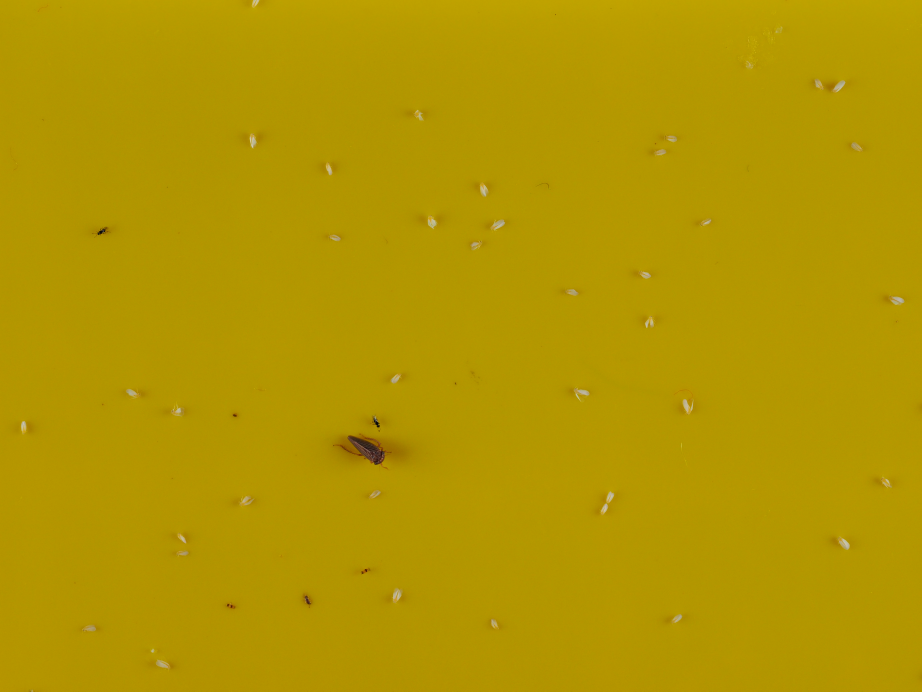
#> input picture my_sticky_trap.jpg, 4608 x 3456 px, found by its file name (shown at 1/5 size)
$ jupyter execute sticky_trap_image_analysis.ipynb
#> lines starting #> are read from the running program, lines starting #| are printed output that depends on the picture; after the words box and inside, x2 and y2 are one past the last pixel; in counts of white or black regions, pixels touching at a corner belong together
# Sticky Trap Image Analysis

Use the Pyton 3 kernel.

[cell 1]
import cv2
import numpy as np
import matplotlib.pyplot as plt
import os
import shutil

[cell 2]
def rescale(size, img):
    '''
    Places img at the center of a square mask with width and height equal to size.
    Images larger than the mask are shrunk.
    '''
    # create mask with specified size and type
    mask = np.zeros((size, size, 3), dtype=img.dtype)
    center = size//2

    # shrink image if it is larger than the mask
    h, w = img.shape[:2]
    scale = size/max(h,w)
    if scale < 1:
        new_w = int(w*scale)
        new_h = int(h*scale)
        img = cv2.resize(img, (new_w, new_h), interpolation = cv2.INTER_AREA)
        h, w = img.shape[:2]

    # insert img at the center of the mask
    ypos = center - h//2
    xpos = center - w//2
    mask[ypos:ypos+h, xpos:xpos+w, :] = img

    return mask

# [4 lines of commented-out code are left out]

[cell 3]
def rotate_and_crop(imagepath, outputpath, rects, rescale_size):
    '''
    imagepath: path to image file

    rects: a list of rectangular areas returned by bugcount; cv2.minAreaRect formats each rectangle as:
          (center(x, y), (width, height), angle of rotation)

    outputpath: specifies a directory in which rotated and cropped images are saved; each is named NNN.png

    Rescaled images of fixed size are stored in {outputpath}/rescaled/NNN.png

    Code inspired by https://jdhao.github.io/2019/02/23/crop_rotated_rectangle_opencv/
    '''

    img = cv2.imread(IMAGEPATH)

    i = 0
    for rect in rects:
        box = cv2.boxPoints(rect)
        box = np.int0(box)

        # get width and height of the detected rectangle
        width = int(rect[1][0])
        height = int(rect[1][1])
        pixels = width * height
        if pixels < MINPIXELS:
            continue
        i += 1
        src_pts = box.astype("float32")

        # coordinate of the points in box points after the rectangle has been straightened
        dst_pts = np.array([[0, height-1],
                            [0, 0],
                            [width-1, 0],
                            [width-1, height-1]], dtype="float32")

        # the perspective transformation matrix
        M = cv2.getPerspectiveTransform(src_pts, dst_pts)

        # directly warp the rotated rectangle to get the straightened rectangle
        warped = cv2.warpPerspective(img, M, (width, height))

        # Rotate so that the long axis is vertical
        height, width, _ = warped.shape
        if height < width:
            warped = cv2.rotate(warped, cv2.cv2.ROTATE_90_CLOCKWISE)

        cv2.imwrite(f'{outputpath}/{i:03d}a.png', warped)
        rescaled = rescale(rescale_size, warped)
        cv2.imwrite(f'{outputpath}/{i:03d}a_rescaled.png', rescaled)

        warped = cv2.rotate(warped, cv2.cv2.ROTATE_180)
        cv2.imwrite(f'{outputpath}/{i:03d}b.png', warped)
        rescaled = rescale(rescale_size, warped)
        cv2.imwrite(f'{outputpath}/{i:03d}b_rescaled.png', rescaled)

# rotate_and_crop(IMAGEPATH, OUTPUTPATH, rects, RESCALESIZE)

[cell 4]
def bugcount(imagepath, canny=75, minpixels=100):
    '''
    This code is based on bugcount.py from https://github.com/ytakefuji/counting-for-entomologists.
    '''
#> called with imagepath = '/home/aubrey/Desktop/my_sticky_trap.jpg', canny = 45, minpixels = 1000
    img = cv2.imread(imagepath)
#> img is the input picture: shape (3456, 4608, 3); mean B, G, R 0.4, 150.7, 179.2
    gray = cv2.cvtColor(img, cv2.COLOR_BGR2GRAY)
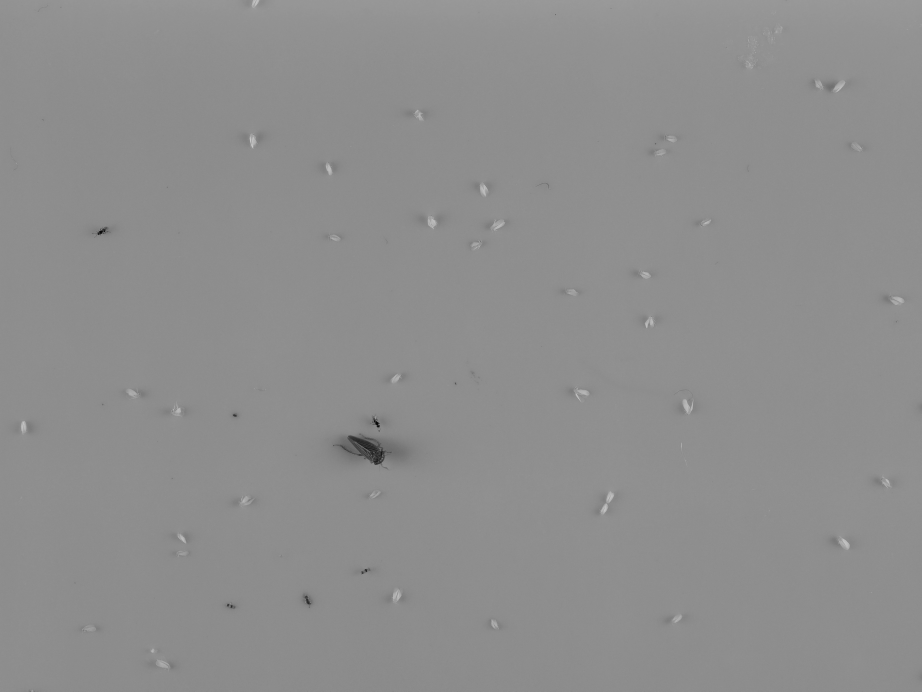
#> gray: shape (3456, 4608) (shown at 1/5 size); min 0, max 218, mean 142.1
    blurred = cv2.GaussianBlur(gray, (5,5), 0)
    blurred = cv2.GaussianBlur(blurred, (7,7), 0)
    coeff=int((blurred.max()-blurred.min())/100)
#> coeff = 1
    if coeff==1:
        coeff=1
    else:
        coeff=3
    outline = cv2.Canny(blurred, 0, int(canny)*coeff)
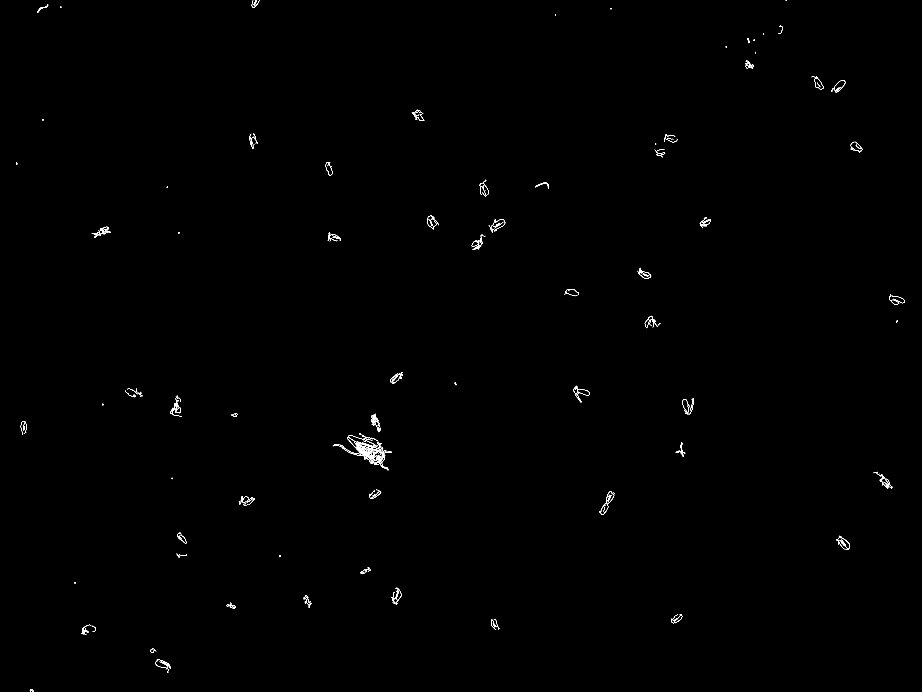
#> outline: shape (3456, 4608) (shown at 1/5 size); 0.12% white in thin lines or dots
    outline= cv2.GaussianBlur(outline, (3,3), 0)
    contours, _ = cv2.findContours(outline,cv2.RETR_EXTERNAL,cv2.CHAIN_APPROX_SIMPLE)
#> contours = 77 contours, 1 with area under 20; largest, box (x1, y1, x2, y2) and area: (1663, 2173, 1959, 2353) 17168, (2994, 2456, 3072, 2574) 3153, (2442, 1096, 2527, 1166) 2805, (3410, 1991, 3470, 2075) 2662, (4181, 2678, 4250, 2751) 2614

    # Calculate bounding boxes

    boxes = []
    rects = []
    i = 0
    for contour in contours:
        rect = cv2.minAreaRect(contour)
        pixels = rect[1][0] * rect[1][1]
        if pixels < minpixels:
            continue
        i += 1
        rects.append(rect)
        box = np.int0(cv2.boxPoints(rect))
        boxes.append(box)
#> this loop made 77 passes
#> (rect, pixels, box) on passes 2, 5, 6, 7, 8, 9: (((816.7, 3325.2), (42.71, 87.92), -56.31), 3755.2, [[841, 3367], [768, 3318], [791, 3282], [865, 3331]]), (((429.3, 3146.4), (58.46, 39.89), -71.08), 2332.1, [[438, 3180], [400, 3167], [419, 3112], [457, 3125]]), (((2471.6, 3122.3), (33.17, 62.89), -21.04), 2086.1, [[2467, 3157], [2444, 3098], [2475, 3087], [2498, 3145]]), (((3383, 3093), (64.12, 33.9), -32.47), 2173.6, [[3365, 3124], [3346, 3095], [3400, 3061], [3419, 3090]]), (((1155.5, 3030.8), (29.05, 43.73), -51.34), 1270.2, [[1163, 3055], [1129, 3028], [1147, 3005], [1181, 3033]]), (((1537.4, 3008), (30.04, 66.04), -24.44), 1984.1, [[1537, 3044], [1510, 2984], [1537, 2971], [1564, 3031]])
#> (rect, pixels) on passes 1, 3, 4, 11, 13, 20: (((157, 3450.5), (9, 18), -90), 162), (((764.8, 3252.1), (28.23, 21.67), -23.2), 611.6), (((469.9, 3141.2), (20.38, 31.32), -8.75), 638.2), (((374.5, 2914.5), (7, 9), -90), 63), (((1399.5, 2780.5), (11, 7), -90), 77), (((860, 2392), (8, 6), -90), 48)
#> after the loop, boxes = 48 items; i = 48; rects = 48 items

    # Draw contours on img

    cv2.drawContours(img, contours, -1, (0, 255, 0), 2)
    cv2.drawContours(img, boxes, -1, (0, 0, 255), 2)

    cv2.putText(img,f'{imagepath} canny:{canny} minpixels:{minpixels} box count:{len(boxes)}',
                (30,30),cv2.FONT_HERSHEY_SIMPLEX,1,(255,0,0),2)

    # Number each box

    i = 0
    for rect in rects:
        i += 1
        cv2.putText(img, str(i), (int(rect[0][0]), int(rect[0][1])), cv2.FONT_HERSHEY_SIMPLEX, 1, (0, 0, 0), 2)
#> this loop made 48 passes
#> rect on passes 1 to 12: ((816.7, 3325.2), (42.71, 87.92), -56.31), ((429.3, 3146.4), (58.46, 39.89), -71.08), ((2471.6, 3122.3), (33.17, 62.89), -21.04), ((3383, 3093), (64.12, 33.9), -32.47), ((1155.5, 3030.8), (29.05, 43.73), -51.34), ((1537.4, 3008), (30.04, 66.04), -24.44), ((1982.3, 2980.6), (82.18, 45.69), -66.5), ((1824.9, 2854.7), (55.62, 20.92), -25.2), ((908, 2778.6), (22.36, 53.5), -86.57), ((4216.3, 2715.9), (41.99, 81.86), -49.76), ((910.1, 2692.1), (26.06, 66.51), -41.19), ((1233.3, 2504.8), (50.01, 77.62), -78.23)
#> after the loop, i = 48

    return contours, rects, boxes, img

# [9 lines of commented-out code are left out]

[cell 5]
IMAGEPATH = '/home/aubrey/Desktop/my_sticky_trap.jpg'
MINPIXELS = 1000
OUTPUTPATH = 'my_sticky_trap'
CANNY = 45
RESCALESIZE = 224

[cell 6]
# MAIN

# Use the bugcount algorithm to draw contours around insects and other objects

contours, rects, boxes, img = bugcount(IMAGEPATH, CANNY,MINPIXELS)
#> rects = 48 items; boxes = 48 items

# Display bugcount result image

fig, ax = plt.subplots(1, 1, figsize=(20,20))
fig.tight_layout()
ax.imshow(cv2.cvtColor(img, cv2.COLOR_BGR2RGB))
ax.set_title('bugcount result')
ax.axis('off')

# Save bugcount result image and original image in OUTPUTPATH

if os.path.exists:
    shutil.rmtree(OUTPUTPATH)
os.makedirs(OUTPUTPATH)
cv2.imwrite(f'{OUTPUTPATH}/bugcount.png', img)
shutil.copy2(IMAGEPATH, OUTPUTPATH)

# Extract pixels within each rotated rectangle and rotate so that one axis is horizontal and the other is vertical
# Then rescale images to a fixed size
# All resulting images will be saved in OUTPUTPATH directory

rotate_and_crop(IMAGEPATH, OUTPUTPATH, rects, RESCALESIZE)
#> the loop in rotate_and_crop, `for rect in rects:` made 48 passes
#> rect on passes 20 to 31: ((3441.5, 2033.1), (60.11, 81.27), -3.99), ((880.5, 2031.5), (107, 57), -90), ((651.3, 1970.9), (17.44, 62.16), -63.43), ((678.9, 1954.8), (30.76, 87.72), -60.44), ((2902.3, 1962.2), (67.74, 78.9), -43.45), ((1984.5, 1888.1), (78.96, 37.21), -30.26), ((3257.4, 1620.3), (66.01, 68.77), -47.79), ((4481.4, 1502.9), (45.87, 83.81), -70.64), ((2859.6, 1461), (35.6, 70.63), -82.33), ((3219.2, 1369.7), (36.57, 75.79), -57.99), ((2390.9, 1210.7), (95.9, 43.31), -55.49), ((1671.9, 1186.8), (44.99, 64.61), -84.56)
#> (rect, pixels, src_pts, dst_pts) on passes 1 to 4: (((816.7, 3325.2), (42.71, 87.92), -56.31), 3654, [[841, 3367], [768, 3318], [791, 3282], [865, 3331]], [[0, 86], [0, 0], [41, 0], [41, 86]]), (((429.3, 3146.4), (58.46, 39.89), -71.08), 2262, [[438, 3180], [400, 3167], [419, 3112], [457, 3125]], [[0, 38], [0, 0], [57, 0], [57, 38]]), (((2471.6, 3122.3), (33.17, 62.89), -21.04), 2046, [[2467, 3157], [2444, 3098], [2475, 3087], [2498, 3145]], [[0, 61], [0, 0], [32, 0], [32, 61]]), (((3383, 3093), (64.12, 33.9), -32.47), 2112, [[3365, 3124], [3346, 3095], [3400, 3061], [3419, 3090]], [[0, 32], [0, 0], [63, 0], [63, 32]])
#> pass 1, in rotate_and_crop, `warped = cv2.warpPerspective(img, M, (width, height))`:
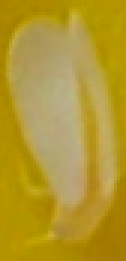
#> warped: shape (87, 42, 3) (shown 3 times larger); mean B, G, R 46, 152, 178.9
#> pass 1, in rotate_and_crop, `rescaled = rescale(rescale_size, warped)`:
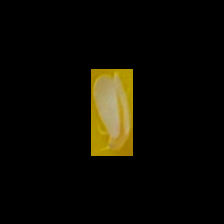
#> rescaled: shape (224, 224, 3); mean B, G, R 3.4, 11.1, 13
#> pass 1, in rotate_and_crop, `warped = cv2.rotate(warped, cv2.cv2.ROTATE_180)`:
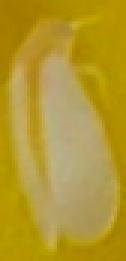
#> warped: shape (87, 42, 3) (shown 3 times larger); mean B, G, R 46, 152, 178.9
#> pass 1, in rotate_and_crop, `rescaled = rescale(rescale_size, warped)`:
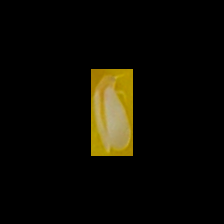
#> rescaled: shape (224, 224, 3); mean B, G, R 3.4, 11.1, 13
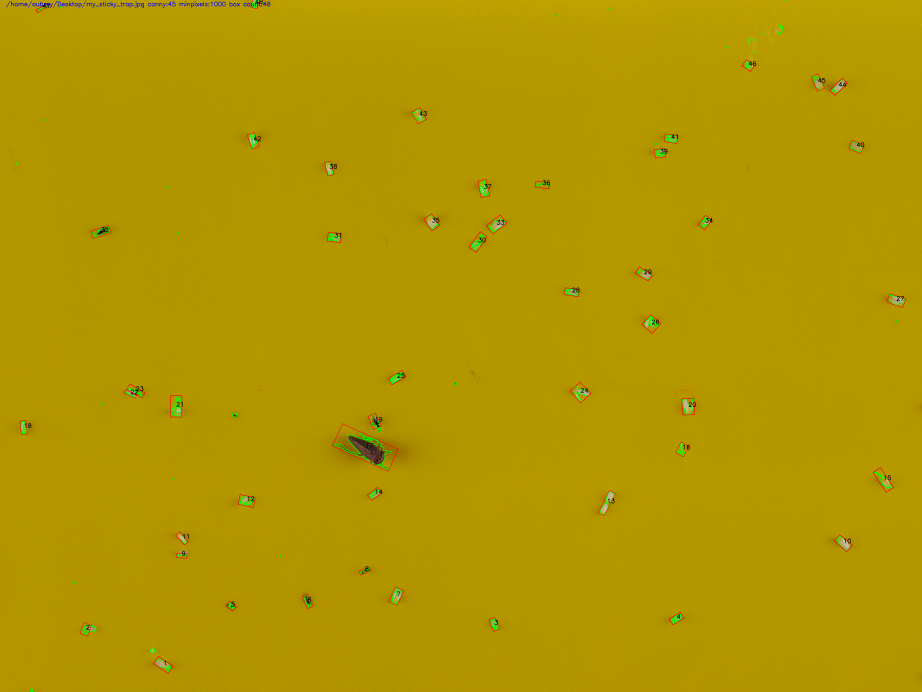
#> shown: shape (3456, 4608, 3) (shown at 1/5 size); mean R, G, B 178.6, 150.6, 0.4
